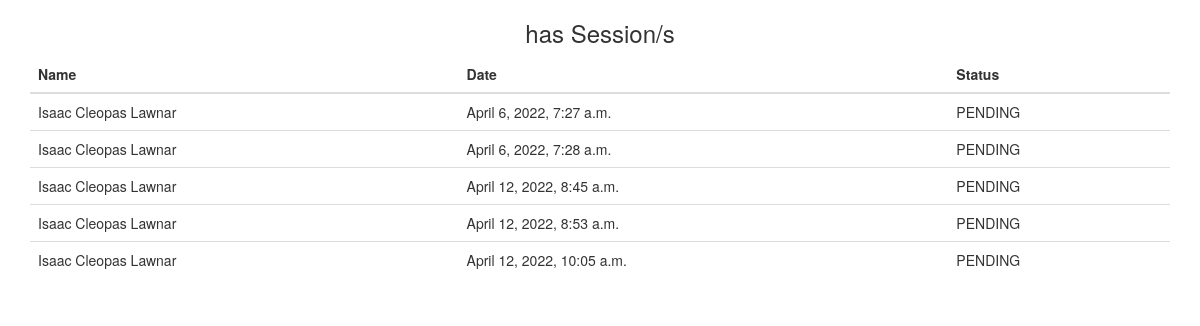
Before: /session/ with the older database file.
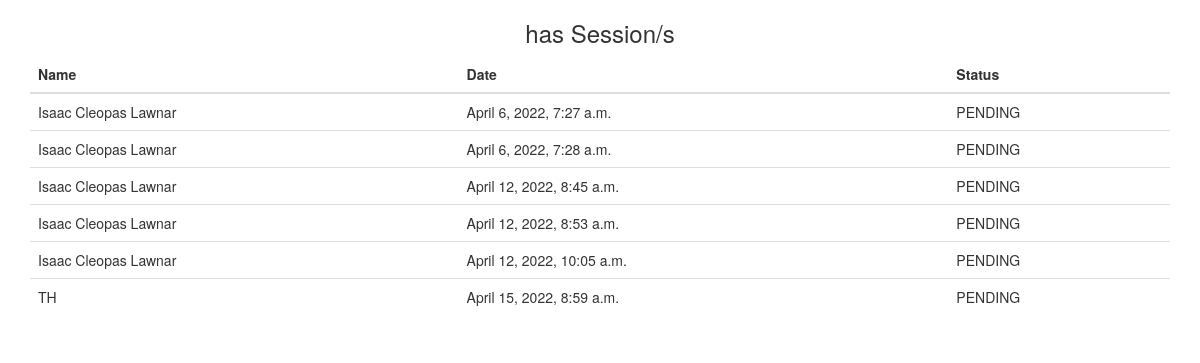
After: the same page with the newer database file.
### appointment/models.py (models this page shows, shortened)
class TakeAppointment(models.Model):
    user = models.ForeignKey(User, on_delete=models.CASCADE)
    appointment = models.ForeignKey(Appointment, on_delete=models.CASCADE)
    full_name = models.CharField(max_length=100)
    message = models.TextField()
    phone_number = models.CharField(max_length=120)
    date = models.DateTimeField(default=timezone.now)

class Appointment(models.Model):
    user = models.ForeignKey(User, on_delete=models.CASCADE)
    full_name = models.CharField(max_length=100)
    created_at = models.DateTimeField(default=timezone.now)
    start_time = models.DateTimeField(default=timezone.now)
    end_time = models.DateTimeField(default=timezone.now)
    status = models.TextField(default='PENDING')

### appointment/views.py (the view)
# urls.py: path('session/', PreviousSessionsView.as_view(), name='session-list')
class PreviousSessionsView(ListView):
    model = TakeAppointment
    context_object_name = 'sessions'
    template_name = "appointment/session_list.html"

### templates/appointment/session_list.html (shortened to what this page needs)
{% extends 'base.html' %}
{% load static %}
{% block content %}
    <section>
        <div class="container" style="align-items: center; justify-content: center;display: flex;">
            <div class="col-12 col-sm-6 col-md-4">
                <h3 style="align-items: center;justify-content: center;display: flex"> {{ request.user.first_name }} has {{ take_appointment.count }} Session/s</h3>
            </div>
        </div>
    </section>
    <section>
        <div class="container">
            <table class="table">
                <thead>
                <tr>
                    <th scope="col">Name</th>
                    <th scope="col">Date</th>
                    <th scope="col">Status</th>
                </tr>
                </thead>
                <tbody>
                {% for session in sessions %}
                    <tr>
                        <td>{{ session.appointment.full_name }}</td>
                        <td> {{ session.date }}</td>
                        <td>{{ session.appointment.status }}</td>
                    </tr>
                {% endfor %}
                </tbody>
            </table>
        </div>
    </section>
{% endblock %}

Changed rows visible on the page:
added TakeAppointment: appointment.full_name "TH", date "April 15, 2022, 8:59 a.m.", appointment.status "PENDING"
